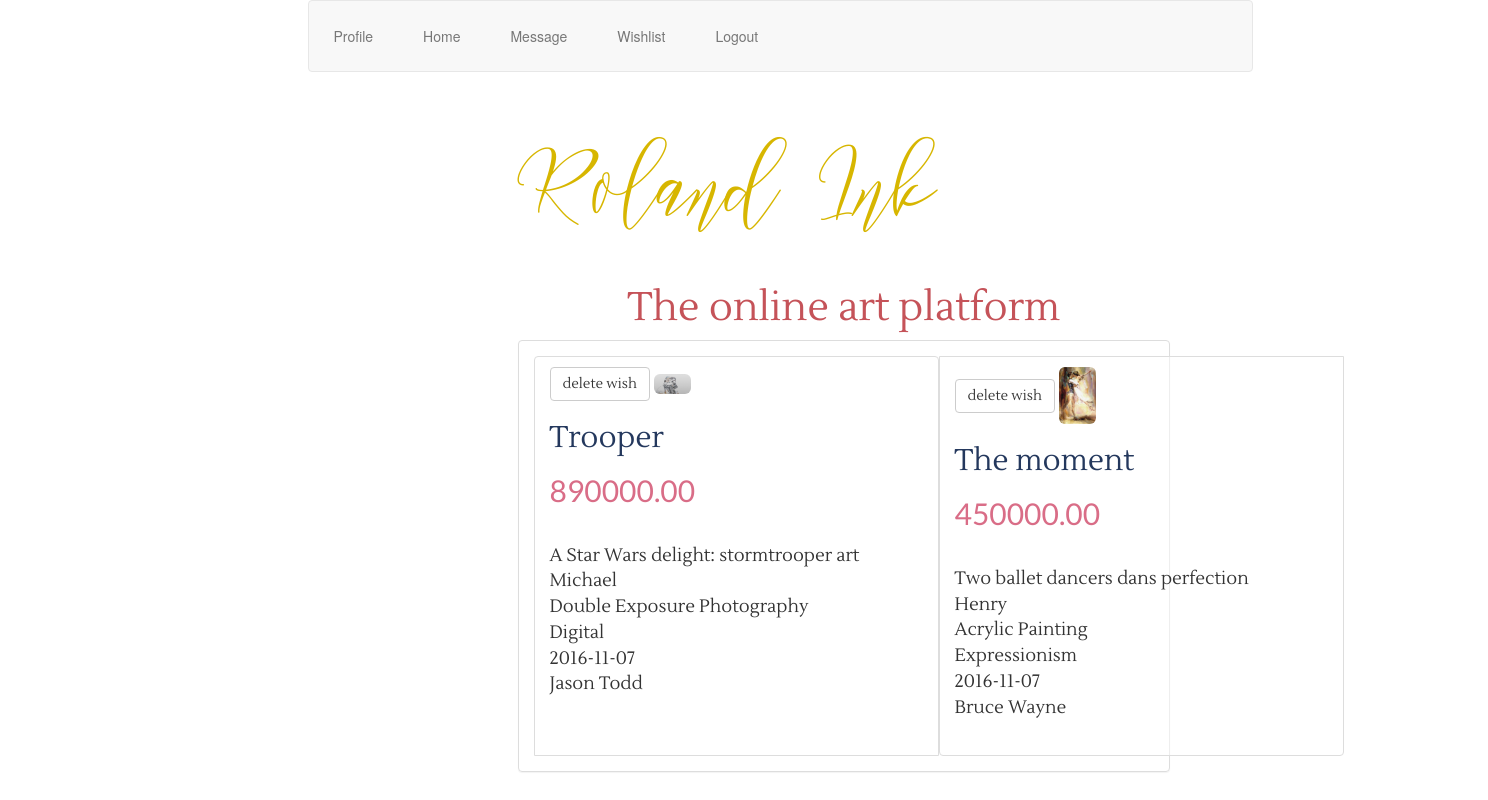
Page /wishlist.php (signed in) on the committed database.
### tables this page shows
CREATE TABLE `advert` (
  `ad_id` int(11) NOT NULL,
  `user` varchar(100) NOT NULL,
  `user_id` int(11) NOT NULL,
  `item_name` varchar(100) NOT NULL,
  `description` text NOT NULL,
  `artist` varchar(100) NOT NULL,
  `genre` varchar(100) NOT NULL,
  `type` varchar(100) NOT NULL,
  `price` decimal(20,2) NOT NULL,
  `image` blob NOT NULL,
  `postDate` date NOT NULL
);

### wishlist.php (the view, shortened to what this page needs)
<?php
	include "conn.php";
?>
<!DOCTYPE html>
<html>
	<head>
		<link rel="stylesheet" type="text/css" href="bootstrap/css/bootstrap.css">
		<link rel="stylesheet" type="text/css" href="style.css">
	</head>
	<body id="home-bod">
		<div class="container">
		<div class="row">
			<div class="col-md-10 col-md-offset-3 col-xs-12">
			<nav class="navbar navbar-default">
			    <ul class="nav navbar-nav">
			     <li><a href="profile.php">Profile</a></li>
				<li><a href="home.php">Home</a></li>
				<li><a href="message.php">Message</a></li>
				<li><a href="wishlist.php">Wishlist</a></li>
				<li><a href="logout.php">Logout</a></li>
			    </ul>
			</nav>
			<div class="container" id="container-home">
			<div class="row">
				<div class="col-md-7 col-md-offset-2 col-xs-12">
					<div id="head">
						<h1> <a href="home.php"> Roland Ink</a> </h1>
					</div>
					<h2 id="h2"> The online art platform </h2>
					<div class="panel panel-default">
					<div class="panel-body">
						<?php
							$sql = "SELECT * FROM cart  WHERE  user='".$_SESSION['user_id'] ."'  Order by ad_id desc ";
							$result = mysqli_query($conn,$sql);
							if(mysqli_num_rows($result)== 0)
							 {
							    echo "Your wishlist is empty ";
							}
							else
							{
								 echo " <ul class='list-group'>";
								while($row = mysqli_fetch_assoc($result))
								{
									$adi=$row['ad_id'];
									$sql2 = "SELECT * FROM advert  WHERE  ad_id='$adi' ";
									$res = mysqli_query($conn,$sql2);
									while($row = mysqli_fetch_assoc($res))
									{
										echo "<li class='list-group-item it'>";?>
									<input type='submit' name='deleteW' value='delete wish' class='btn btn-default deleteW' />
										<?php
										echo "<img class='img-rounded' src='" .$row["image"]. " '> <h3>". $row["item_name"]."</h3> <h2>".$row["price"] ."</h2> <br />".$row["description"]." <br />".$row["user"]   ." <br />".$row["type"] ." <br />".$row["genre"] ." <br />".$row["postDate"] ." <br />".$row["artist"];
						  				echo "	</li>";
									}
								}
								echo "</ul>";
							}
						?>
					</div>
					</div>
				</div>
			</div>
			</div>
		</div>
		</div>
		</div>
	</body>
</html>

### style.css (style rules this page uses)
h1 { font-family: 'Frutilla Script', serif; font-size: 140px; color: #24385d; text-align: left; }
#head a { text-decoration: none; color: #d7b600; }
h2 { font-family: 'Lato-Regular', serif; font-size: 30px; color: #d96d87; }
#h2 { font-family: 'Lustria-Regular', serif; font-size: 40px; color: #c55359; text-align: center; }
h3 { font-family: 'Lustria-Regular', sans-serif; font-size: 30px; color: #24385d; }
.list-group { background-color: rgba(255,255,255,0.5); font-family: 'Lustria-Regular', serif; width: 900px; }
.list-group-item { background-color: rgba(255,255,255,0.5); font-family:'Lustria-Regular', serif; font-size: 18px; width: 45%; height: 400px; }
.container { z-index: 300; }
li { float: left; padding: 10px; }
li img { width:10%; position: relative; }

### rows in the picture
advert: image (picture), item_name "Trooper", price "890000.00", description "A Star Wars delight: stormtrooper art", user "Michael", type "Double Exposure Photography", genre "Digital", postDate "2016-11-07", artist "Jason Todd"
advert: image (picture), item_name "The moment", price "450000.00", description "Two ballet dancers dans perfection", user "Henry", type "Acrylic Painting", genre "Expressionism", postDate "2016-11-07", artist "Bruce Wayne"
